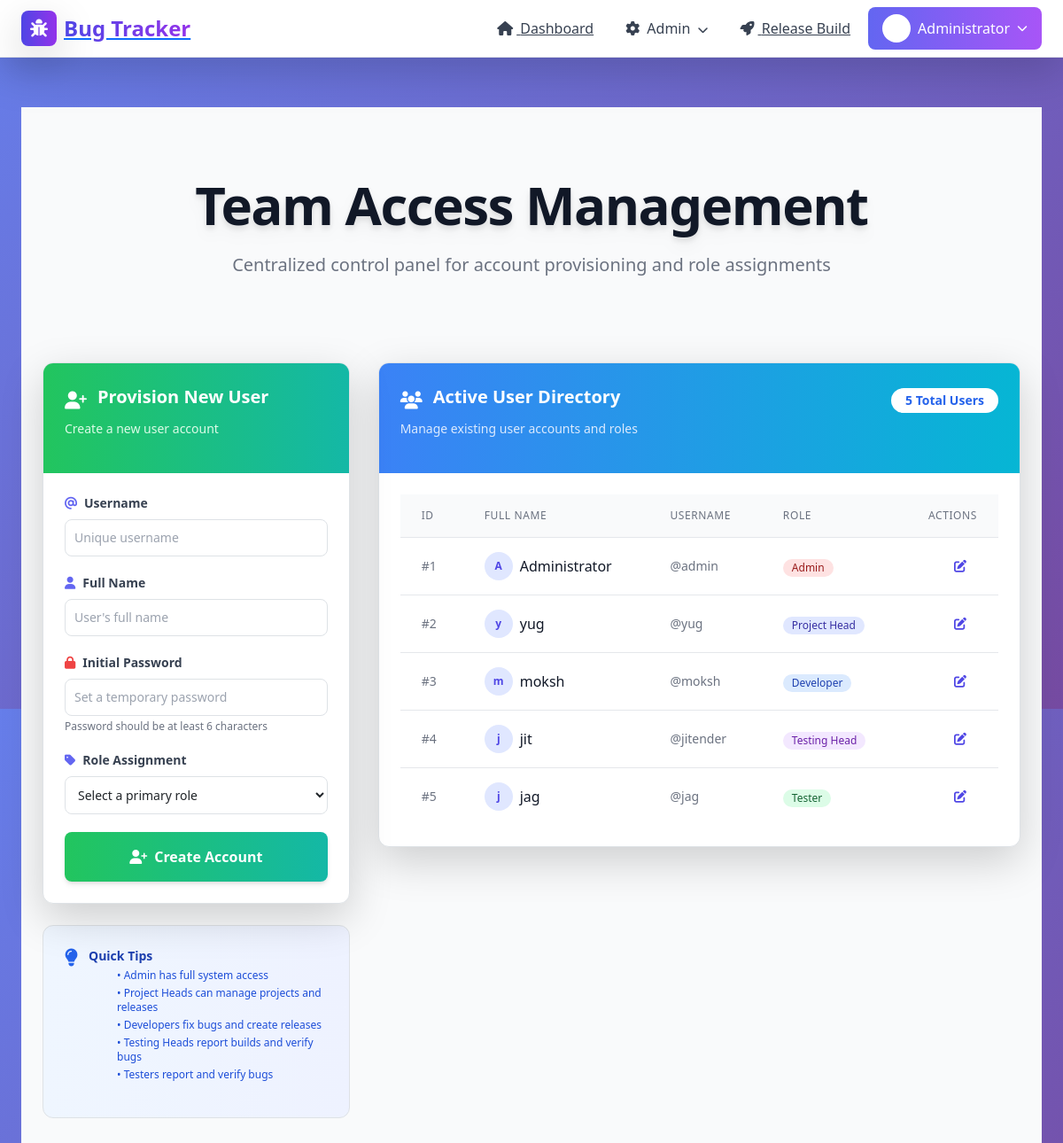
Screenshot of /admin/manage_users (signed in) with the database file from the repository.
### app/models.py (models this page shows, shortened)
class User(db.Model):
    __tablename__ = 'user'
    id = db.Column(db.Integer, primary_key=True)
    username = db.Column(db.String(20), unique=True, nullable=False)
    password_hash = db.Column(db.String(60), nullable=False)
    name = db.Column(db.String(100), nullable=False)
    role_id = db.Column(db.Integer, db.ForeignKey('role.id'), nullable=False)
    role = relationship('Role', back_populates='users')
    assigned_bugs = relationship('Bug', back_populates='assignee', foreign_keys='Bug.assigned_to_id')
    reported_bugs = relationship('Bug', back_populates='reporter', foreign_keys='Bug.reporter_id')
    projects = relationship(
        'Project',
        secondary=user_project_assignment,
        back_populates='users'
    )
    assigned_releases = relationship(
        'Release',
        secondary=release_testers,
        back_populates='assigned_users'
    )

class Role(db.Model):
    __tablename__ = 'role'
    id = db.Column(db.Integer, primary_key=True)
    name = db.Column(db.String(50), unique=True, nullable=False)
    hierarchy_level = db.Column(db.Integer, nullable=True)
    description = db.Column(db.String(200))
    users = relationship('User', back_populates='role')

### app/routes.py (the view)
@main.route('/admin/manage_users', methods=['GET'])
@login_required
@permission_required(allowed_roles=['Admin'])
def manage_users():
    user = g.user
    users = User.query.order_by(User.id).all()
    roles = Role.query.all()
    return render_template('manage_users.html',
                           user=user,
                           users=users,
                           roles=roles)

### app/routes.py (called while the page is built)
@main.before_request
def load_current_user():
    user_id = session.get('user_id')
    g.user = User.query.get(user_id) if user_id else None

def login_required(f):
    @wraps(f)
    def decorated_function(*args, **kwargs):
        if 'user_id' not in session:
            flash('Please log in to access this page.', 'info')
            return redirect(url_for('main.login'))
        return f(*args, **kwargs)
    return decorated_function

def permission_required(allowed_roles):
    def decorator(f):
        @wraps(f)
        def decorated_function(*args, **kwargs):
            user = User.query.get(session.get('user_id'))
            if user and user.role.name in allowed_roles:
                return f(*args, **kwargs)
            else:
                flash("You do not have permission to view this page.", 'danger')
                return redirect(url_for('main.dashboard'))
        return decorated_function
    return decorator

### app/templates/manage_users.html (shortened to what this page needs)
{% extends "base.html" %}
{% block content %}
<script src="https://cdn.tailwindcss.com"></script>
<link href="https://cdn.jsdelivr.net/npm/bootstrap@5.3.0/dist/css/bootstrap.min.css" rel="stylesheet">
<link rel="stylesheet" href="https://cdnjs.cloudflare.com/ajax/libs/font-awesome/6.4.0/css/all.min.css">
<div class="min-h-screen bg-gray-50 px-4 py-12">
  <div class="max-w-7xl mx-auto space-y-12">
    <header class="flex flex-col items-center py-8 gap-3">
      <h1 class="text-6xl font-extrabold text-gray-900 tracking-tight drop-shadow-lg">Team Access Management</h1>
      <p class="text-xl text-gray-500 font-medium">Centralized control panel for account provisioning and role assignments</p>
    </header>
    <div class="grid grid-cols-1 lg:grid-cols-12 gap-8">
      <div class="lg:col-span-4">
        <div class="bg-white rounded-xl shadow-lg border border-gray-100 overflow-hidden sticky top-4">
          <div class="p-4 bg-gradient-to-r from-green-500 to-teal-500">
            <div class="flex items-center">
              <i class="fas fa-user-plus text-white text-xl mr-3"></i>
              <h2 class="text-xl font-bold text-white">Provision New User</h2>
            </div>
            <p class="text-green-100 text-sm mt-1">Create a new user account</p>
          </div>
          <div class="p-6">
            <form method="POST" action="{{ url_for('main.create_user') }}" class="space-y-5">
              <div>
                <label class="block text-sm font-semibold text-gray-700 mb-2">
                  <i class="fas fa-at text-indigo-500 mr-2"></i>Username
                </label>
                <input type="text" name="username" required
                       placeholder="Unique username"
                       class="w-full rounded-lg border border-gray-300 p-2.5 text-sm focus:ring-indigo-500 focus:border-indigo-500 transition duration-150">
              </div>
              <div>
                <label class="block text-sm font-semibold text-gray-700 mb-2">
                  <i class="fas fa-user text-indigo-500 mr-2"></i>Full Name
                </label>
                <input type="text" name="name" required
                       placeholder="User's full name"
                       class="w-full rounded-lg border border-gray-300 p-2.5 text-sm focus:ring-indigo-500 focus:border-indigo-500 transition duration-150">
              </div>
              <div>
                <label class="block text-sm font-semibold text-gray-700 mb-2">
                  <i class="fas fa-lock text-red-500 mr-2"></i>Initial Password
                </label>
                <input type="password" name="password" required
                       placeholder="Set a temporary password"
                       class="w-full rounded-lg border border-gray-300 p-2.5 text-sm focus:ring-indigo-500 focus:border-indigo-500 transition duration-150">
                <p class="text-xs text-gray-500 mt-1">Password should be at least 6 characters</p>
              </div>
              <div>
                <label class="block text-sm font-semibold text-gray-700 mb-2">
                  <i class="fas fa-tag text-indigo-500 mr-2"></i>Role Assignment
                </label>
                <select name="role" required
                        class="w-full rounded-lg border border-gray-300 p-2.5 text-sm focus:ring-indigo-500 focus:border-indigo-500 transition duration-150 bg-white">
                  <option value="" disabled selected>Select a primary role</option>
                </select>
              </div>
              <button type="submit"
                      class="w-full py-3 rounded-lg bg-gradient-to-r from-green-500 to-teal-500 text-white font-semibold hover:from-green-600 hover:to-teal-600 transition duration-150 shadow-md">
                <i class="fas fa-user-plus mr-2"></i>Create Account
              </button>
            </form>
          </div>
        </div>
        <div class="mt-6 bg-gradient-to-r from-blue-50 to-indigo-50 rounded-xl p-4 border border-blue-200">
          <div class="flex items-start">
            <i class="fas fa-lightbulb text-blue-600 text-xl mr-3 mt-0.5"></i>
            <div>
              <h4 class="text-sm font-bold text-blue-800 mb-1">Quick Tips</h4>
              <ul class="text-xs text-blue-700 space-y-1">
                <li>• Admin has full system access</li>
                <li>• Project Heads can manage projects and releases</li>
                <li>• Developers fix bugs and create releases</li>
                <li>• Testing Heads report builds and verify bugs</li>
                <li>• Testers report and verify bugs</li>
              </ul>
            </div>
          </div>
        </div>
      </div>
      <div class="lg:col-span-8">
        <div class="bg-white rounded-xl shadow-lg border border-gray-100 overflow-hidden">
          <div class="p-4 bg-gradient-to-r from-blue-500 to-cyan-500">
            <div class="flex items-center justify-between">
              <div class="flex items-center">
                <i class="fas fa-users text-white text-xl mr-3"></i>
                <h2 class="text-xl font-bold text-white">Active User Directory</h2>
              </div>
              <span class="bg-white text-blue-600 text-sm font-semibold px-3 py-1 rounded-full">
                {{ users|length }} Total Users
              </span>
            </div>
            <p class="text-blue-100 text-sm mt-1">Manage existing user accounts and roles</p>
          </div>
          <div class="p-6">
            {% if users %}
            <div class="overflow-x-auto">
              <table class="min-w-full divide-y divide-gray-200">
                <thead class="bg-gray-50">
                  <tr>
                    <th class="px-4 py-3 text-left text-xs font-medium text-gray-500 uppercase tracking-wider">ID</th>
                    <th class="px-4 py-3 text-left text-xs font-medium text-gray-500 uppercase tracking-wider">Full Name</th>
                    <th class="px-4 py-3 text-left text-xs font-medium text-gray-500 uppercase tracking-wider">Username</th>
                    <th class="px-4 py-3 text-left text-xs font-medium text-gray-500 uppercase tracking-wider">Role</th>
                    <th class="px-4 py-3 text-right text-xs font-medium text-gray-500 uppercase tracking-wider">Actions</th>
                  </tr>
                </thead>
                <tbody class="bg-white divide-y divide-gray-200">
                  {% for u in users %}
                  <tr class="hover:bg-gray-50 transition duration-150">
                    <td class="px-4 py-3 whitespace-nowrap text-sm text-gray-500">#{{ u.id }}</td>
                    <td class="px-4 py-3 whitespace-nowrap">
                      <div class="flex items-center">
                        <div class="w-8 h-8 rounded-full bg-indigo-100 flex items-center justify-center mr-2">
                          <span class="text-xs font-bold text-indigo-600">{{ u.name[:1] }}</span>
                        </div>
                        <span class="font-medium text-gray-900">{{ u.name }}</span>
                      </div>
                    </td>
                    <td class="px-4 py-3 whitespace-nowrap text-sm text-gray-500">@{{ u.username }}</td>
                    <td class="px-4 py-3 whitespace-nowrap">
                      <span class="inline-flex items-center px-2.5 py-0.5 rounded-full text-xs font-medium
                        {% if u.role.name == 'Admin' %}bg-red-100 text-red-800
                        {% elif u.role.name == 'Project Head' %}bg-indigo-100 text-indigo-800
                        {% elif u.role.name == 'Developer' %}bg-blue-100 text-blue-800
                        {% elif u.role.name == 'Testing Head' %}bg-purple-100 text-purple-800
                        {% elif u.role.name == 'Tester' %}bg-green-100 text-green-800
                        {% else %}bg-gray-100 text-gray-800{% endif %}">
                        {{ u.role.name }}
                      </span>
                    </td>
                    <td class="px-4 py-3 whitespace-nowrap text-right text-sm font-medium">
                      <button class="text-indigo-600 hover:text-indigo-900 transition mr-3"
                              data-bs-toggle="modal" data-bs-target="#editUserModal-{{ u.id }}"
                              title="Edit User">
                        <i class="fas fa-edit"></i>
                      </button>
                    </td>
                  </tr>
                  {% endfor %}
                </tbody>
              </table>
            </div>
            {% endif %}
          </div>
        </div>
      </div>
    </div>
  </div>
</div>
{% endblock %}

### app/templates/base.html (shortened to what this page needs)
<!DOCTYPE html>
<html lang="en">
<head>
    <script src="https://cdn.tailwindcss.com"></script>
    <link rel="stylesheet" href="https://cdnjs.cloudflare.com/ajax/libs/font-awesome/6.0.0-beta3/css/all.min.css">
    <link href="https://cdn.jsdelivr.net/npm/bootstrap@5.3.0/dist/css/bootstrap.min.css" rel="stylesheet">
</head>
<body class="bg-gray-50 flex flex-col min-h-screen">
    <nav class="bg-white shadow-lg sticky top-0 z-50 border-b border-gray-200">
        <div class="max-w-7xl mx-auto px-4 sm:px-6 lg:px-8">
            <div class="flex justify-between h-16">
                <div class="flex items-center">
                    <a href="{{ url_for('main.dashboard') }}" class="flex items-center space-x-2 group">
                        <div class="w-10 h-10 bg-gradient-to-r from-indigo-600 to-purple-600 rounded-lg flex items-center justify-center shadow-lg group-hover:scale-105 transition-transform">
                            <i class="fas fa-bug text-white text-xl"></i>
                        </div>
                        <span class="text-2xl font-bold bg-gradient-to-r from-indigo-600 to-purple-600 bg-clip-text text-transparent">
                        </span>
                    </a>
                </div>
                <div class="hidden md:flex items-center space-x-1">
                    {% if g.user %}
                        <a href="{{ url_for('main.dashboard') }}" class="px-3 py-2 rounded-lg text-gray-700 hover:bg-indigo-50 hover:text-indigo-600 transition-all duration-200 font-medium">
                            <i class="fas fa-home mr-1"></i> Dashboard
                        </a>
                        {% if g.user.role.name == 'Admin' %}
                            <div class="relative group">
                                <button class="px-3 py-2 rounded-lg text-gray-700 hover:bg-indigo-50 hover:text-indigo-600 transition-all duration-200 font-medium">
                                    <i class="fas fa-cog mr-1"></i> Admin
                                    <i class="fas fa-chevron-down ml-1 text-xs"></i>
                                </button>
                            </div>
                        {% endif %}
                        {% if g.user.role.name in ['Admin', 'Project Head', 'Developer'] %}
                            <a href="{{ url_for('main.release_build') }}" class="px-3 py-2 rounded-lg text-gray-700 hover:bg-indigo-50 hover:text-indigo-600 transition-all duration-200 font-medium">
                                <i class="fas fa-rocket mr-1"></i> Release Build
                            </a>
                        {% endif %}
                        <div class="relative group ml-2">
                            <button class="flex items-center space-x-2 px-3 py-2 rounded-lg bg-gradient-to-r from-indigo-500 to-purple-500 text-white hover:shadow-lg transition-all duration-200">
                                <div class="w-8 h-8 rounded-full bg-white bg-opacity-20 flex items-center justify-center">
                                    <i class="fas fa-user text-sm"></i>
                                </div>
                                <span class="font-medium">{{ g.user.name }}</span>
                                <i class="fas fa-chevron-down text-xs"></i>
                            </button>
                        </div>
                    {% endif %}
                </div>
            </div>
        </div>
    </nav>
    <main class="flex-grow py-8">
        <div class="max-w-7xl mx-auto px-4 sm:px-6 lg:px-8">
            {% block content %}{% endblock %}
        </div>
    </main>
</body>
</html>

### app/templates/base.html (style rules this page uses)
* { margin: 0; padding: 0; box-sizing: border-box; }
body { font-family: 'Inter', -apple-system, BlinkMacSystemFont, sans-serif; background: linear-gradient(135deg, #667eea 0%, #764ba2 100%); min-height: 100vh; display: flex; flex-direction: column; }

### rows the page displays
User: user.name "Administrator", id "1", name "A", name "Administrator", username "admin", role.name "Admin"
User: id "2", name "y", name "yug", username "yug", role.name "Project Head"
User: id "3", name "m", name "moksh", username "moksh", role.name "Developer"
User: id "4", name "j", name "jit", username "jitender", role.name "Testing Head"
User: id "5", name "j", name "jag", username "jag", role.name "Tester"

### other values shown
{{ users|length }} "5"
